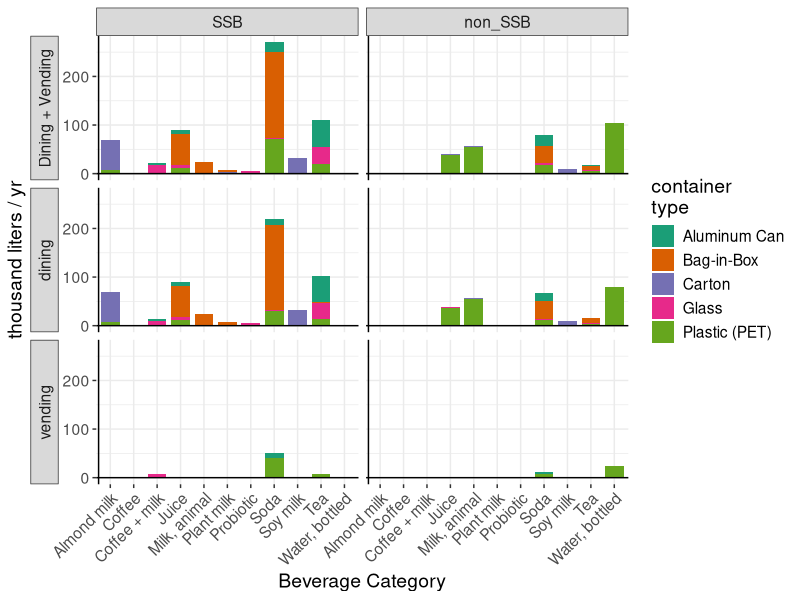
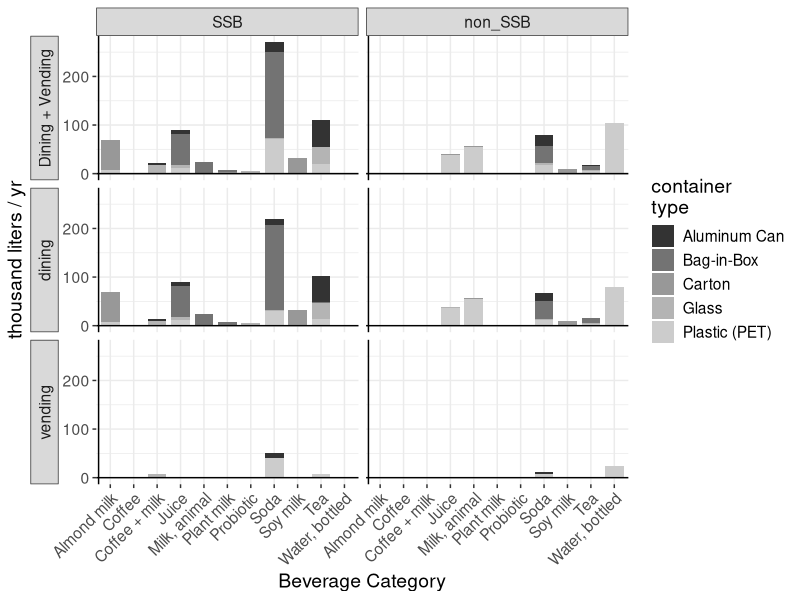
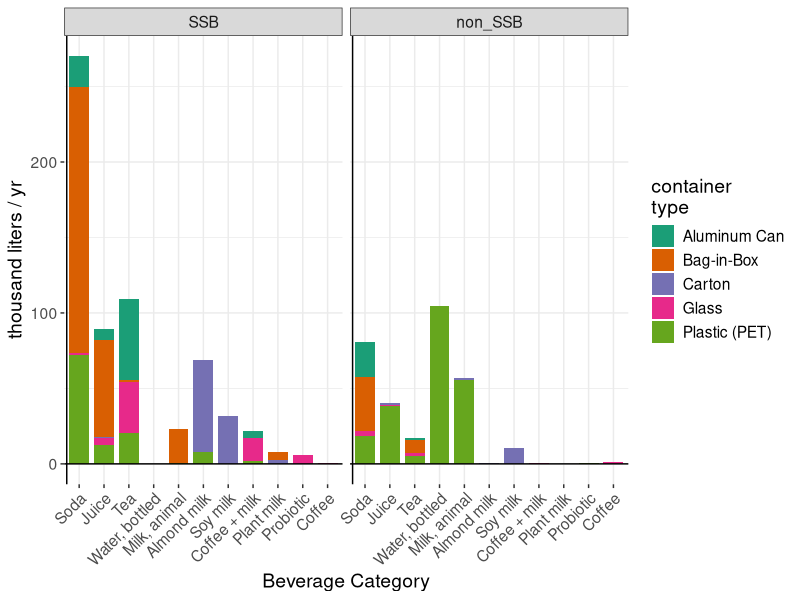
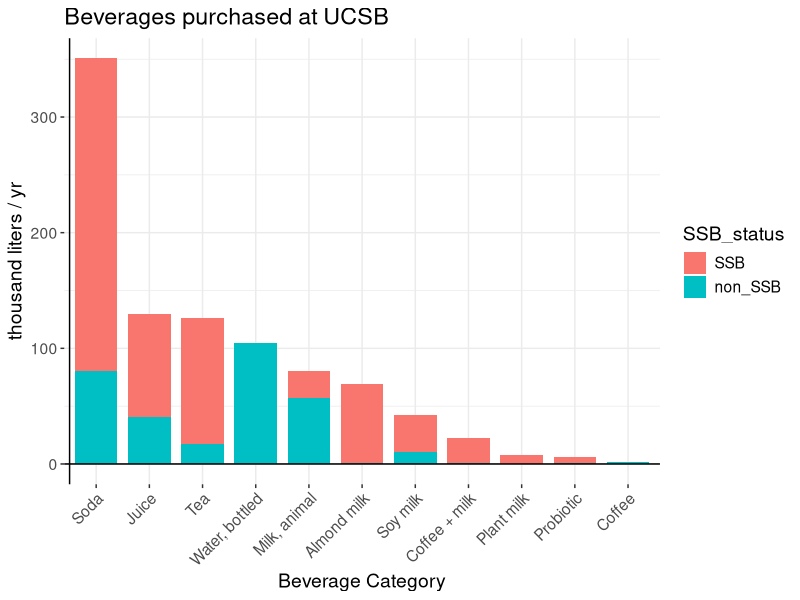
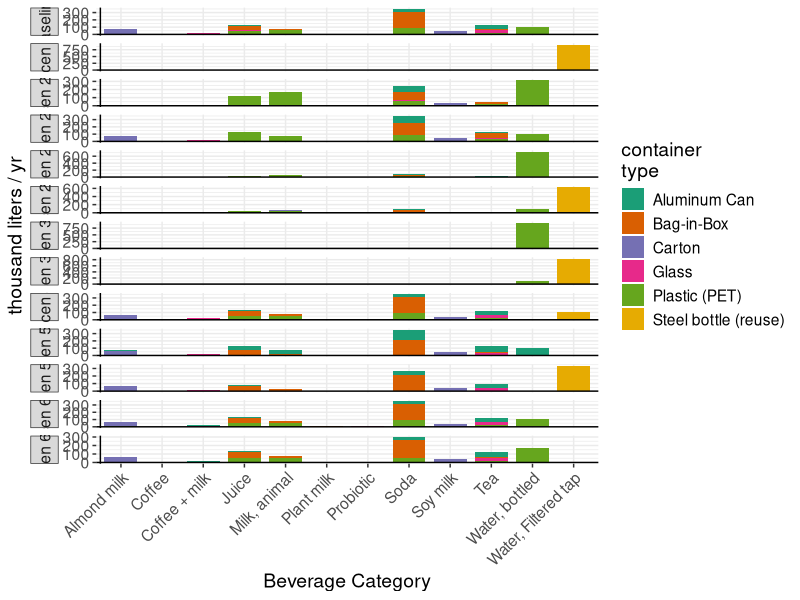
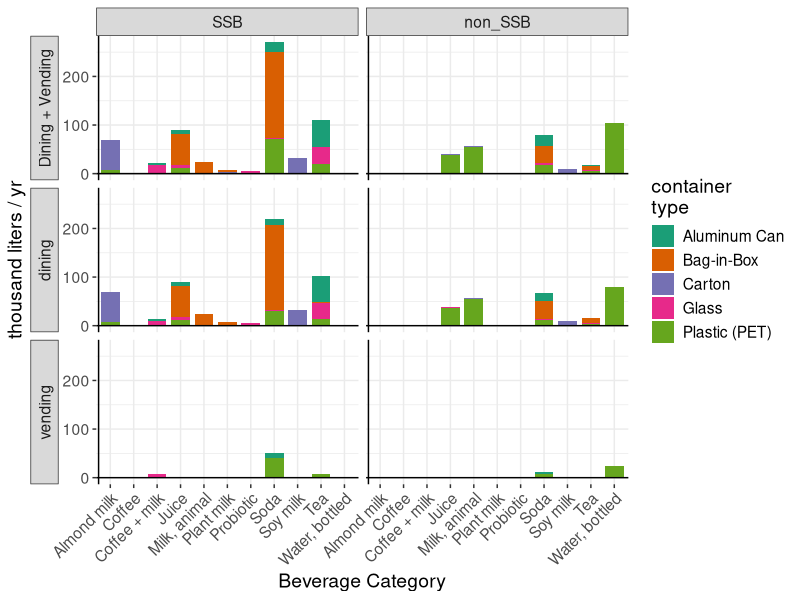
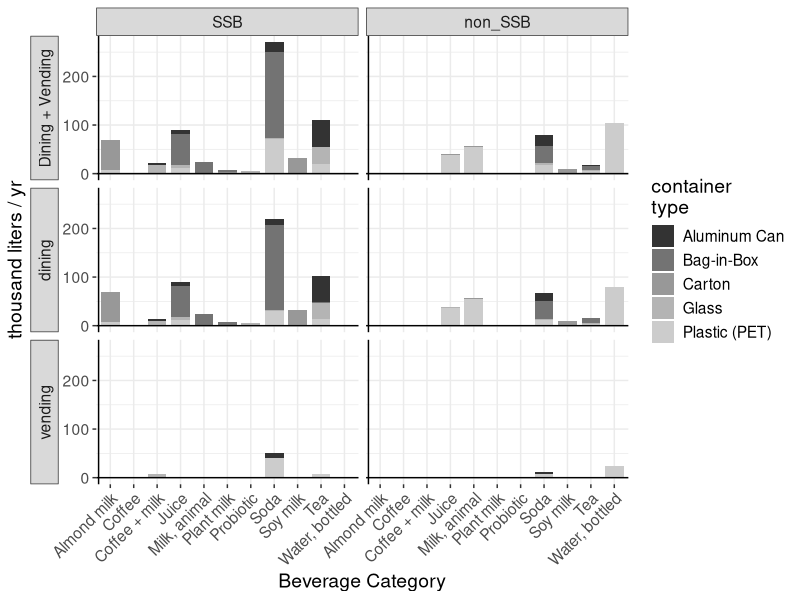
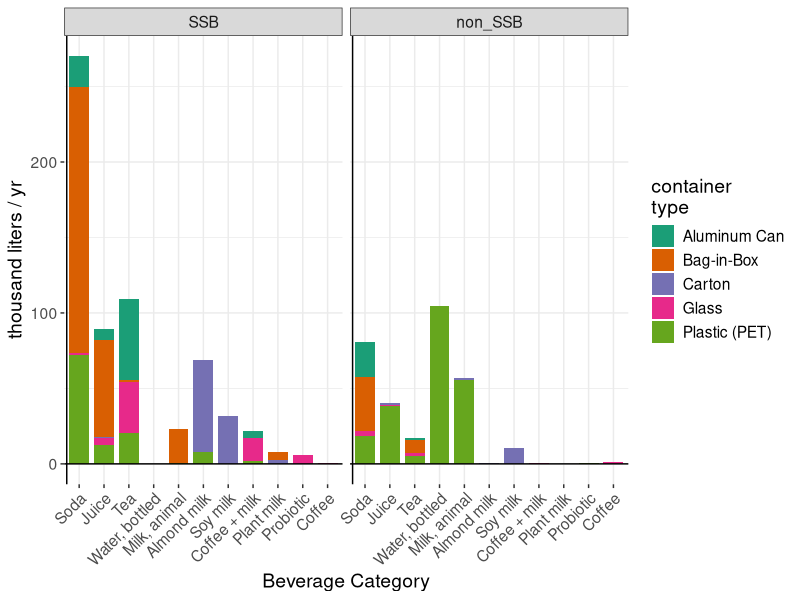

The R source for these figures, in order: (Note: this script raises an error after producing the figures.)
# Summarize, plot, and make tables for results and documentation we want to show
  # Flow (in liter) of beverages by scenario, beverage type, container type, and SSB status
  # This is where we rescale as necessary, and give nicer names

library(tidyverse)
#library(ggtext)


# Definitions ------------------------------------------------------

# Colors --
col_vir1 <- c("beverage" = "#21908C", "container" = "#440154")
col_bev <- c("#21908C")
col_cont <- c("#440154")


# Names -------------------------------------------------------------------------

# Human-friendly impact names to be used in ggplot.labeller
  #(should probably do something similar with 'the 'bev_type', 'scen', etc, but not right now)

# Names -------------------------------------------------------------------

bevNames_temp <- read_csv("./data/bevtype_list_name.csv")
#View(bevNames_temp)
bevNames <- bevNames_temp %>%
  mutate(bev_regex = bev_name) %>%
  #  mutate(bev_regex = str_replace(bev_regex, "+ ", "+~")) %>%
  mutate(bev_regex = str_replace(bev_regex, " ", "~")) %>%
  mutate(bev_regex = str_replace(bev_regex, ",", "*','*"))
#View(bevNames)
remove(bevNames_temp)

contNames <- read_csv("./data/conttype_list_name.csv")
#View(contNames)

impNames <- read_csv("./data/imptype_list_name.csv")
#View(impNames)

scenNames <- read_csv("./data/scen_list_name.csv")
#View(scenNames)

# BIG impacts (tonnes, M liter, kg)
 # Formatted in markdown, to use element_markdown
# impnames_hand <- c(
#   ghg = "Climate<br> t CO2eq (100yr) ",
#   h2o = "Blue Water Use<br>[ M liter (Blue) water ]",
#   plastic = "Plastic Pollution<br>[ kg plastic ]"
#)
#View(impnames_hand)

# Impacts per liter
# impname_l <- c(
#   ghg = "Climate<br>[ g CO2eq / liter ]",
#   h2o = "Blue Water Use<br>[ liter (Blue) water / liter ]",
#   plastic = "Plastic Pollution<br>[ g plastic / liter ]"
#)

# FIG 1 vol_dbsc_s0 ------------------------------------------------------

flow_s0_fig <- read_csv("./data/vol_scen0_dbsc_din+vend.csv") %>%
  mutate(distrib = factor(distrib, levels=c("Dining + Vending", "dining", "vending"))) %>%
  mutate(SSB_status = as_factor(SSB_status)) %>%
  mutate(SSB_status = fct_rev(SSB_status))
View(flow_s0_fig)


FIG1 <- flow_s0_fig %>%
  left_join(contNames) %>%
  left_join(bevNames) %>%
  ggplot() + theme_bw() +
  geom_col(aes(y = vol_kL, x = bev_name, fill = cont_name), width = 0.8) +
  facet_grid(rows = vars(distrib),
             cols = vars(SSB_status),
             switch = "y") +
  geom_hline(yintercept = 0) +
  geom_vline(xintercept = 0.5) +
  labs(
    x ="Beverage Category",
    y = "thousand liters / yr",
    fill = "container\ntype") +
  theme(
    text = element_text(size=14),
    axis.text.x = element_text(angle = 45, hjust = 1),
    #    legend.text = element_text(size = 16),
    #    axis.text.y = element_text(size = 16),
    panel.border = element_blank(),
    strip.placement = "outside") +
  scale_fill_brewer(palette = "Dark2")
FIG1
ggsave("./figs/FIG1_vol_scen0_dbsc.pdf", width=8.5, height=8.5, units="in")

## Make B&W version
FIG1 +
  scale_fill_grey()
ggsave("./figs/figsBW/FIG1bw_vol_scen0_dbsc.pdf", width=8.5, height=8.5, units="in")

remove(FIG1)


# vol_bsc_s0 --------------------------------------------

#Scale the Flow data for allscen (not including distrib)
flow_scl <- read_csv("./data/flow_bsc_allscen.csv") %>%
  mutate(vol_kL = vol/1000) %>%   #Resacle values
  select(!vol) %>%
  mutate(SSB_status = as_factor(SSB_status)) %>%
  mutate(SSB_status = fct_rev(SSB_status))
View(flow_scl)

# !!! Test that all scenarios have same volume
flow_scl %>%
  group_by(scen) %>%
  summarize(TOTAL = sum(vol_kL))

flow_bsc_scen0 <- flow_scl %>%
  filter(scen == "scen0") %>%
  group_by(bev_type, SSB_status, cont_type) %>%
  summarize(vol_kL = sum(vol_kL)) %>%
  ungroup() %>%
  filter(bev_type != "water_ucsb") %>%
  left_join(bevNames) %>%
  left_join(contNames) %>%
  mutate(bev_name = fct_reorder(bev_name, vol_kL, .fun = (sum), .desc =  TRUE))
#View(flow_0)

## By bev type, cont type, and SSB status
flow_bsc_scen0 %>%
  ggplot() + theme_bw() +
  geom_col(aes(y = vol_kL, x = bev_name, fill = cont_name), width = 0.8) +
  facet_wrap(vars(SSB_status)) +
  #             cols = vars(distrib),
  #             switch = "y") 
  geom_hline(yintercept = 0) +
  geom_vline(xintercept = 0.5) +
  labs(
    x ="Beverage Category",
    y = "thousand liters / yr",
    fill = "container\ntype") +
  theme(
    text = element_text(size=14),
    axis.text.x = element_text(angle = 45, hjust = 1),
    #    legend.text = element_text(size = 16),
    #    axis.text.y = element_text(size = 16),
    panel.border = element_blank(),
    strip.placement = "outside") +
  scale_fill_brewer(palette = "Dark2")

ggsave("./figs/vol_scen0_bsc.pdf", width=8.5, height=7, units="in")

remove(flow_bsc_scen0)

# vol_bs_s0 -------------------------------------------------------

flow_bs_s0 <- flow_scl %>%
  filter(scen == "scen0") %>%
  group_by(bev_type, SSB_status) %>%
  summarize(vol_kL = sum(vol_kL)) %>%
  ungroup() %>%
  filter(bev_type != "water_ucsb") %>%
  left_join(bevNames) %>%
  mutate(bev_name = fct_reorder(bev_name, vol_kL, .fun = (sum), .desc =  TRUE))

flow_bs_s0 %>%
  ggplot() + theme_bw() +
  geom_col(aes(y = vol_kL, x = bev_name, fill = SSB_status), width = 0.8) +
  geom_hline(yintercept = 0) +
  geom_vline(xintercept = 0.5) +
  labs(
    x ="Beverage Category",
    y = "thousand liters / yr",
    title = "Beverages purchased at UCSB") +
  theme(
    text = element_text(size=14),
    axis.text.x = element_text(angle = 45, hjust = 1),
    panel.border = element_blank(),
    strip.placement = "outside")

ggsave("./figs/vol_scen0_bs.pdf", width=7, height=4, units="in")
remove(flow_bs_s0)

# vol_bc_allscen ---------------------------------------------------------------

## Bevtype, container type, scenario

flow_bc_allscen <- flow_scl %>%
  group_by(scen, bev_type, cont_type) %>%
  summarize(vol_kL = sum(vol_kL)) %>%
  ungroup() %>%
  left_join(contNames) %>%
  left_join(bevNames) %>%
  left_join(scenNames)

FIGSI1 <- flow_bc_allscen %>% 
  ggplot() + 
  theme_bw() +
  geom_col(aes(y = vol_kL, x = bev_name, fill = cont_name),
           width = 0.8) +
  geom_hline(yintercept = 0) +
  geom_vline(xintercept = 0.5) +
  facet_grid(rows = vars(scen_name),
             scales = "free_y",
             switch = "y") +
  labs(
    x ="Beverage Category",
    y = "thousand liters / yr",
    fill = "container\ntype") +
  theme(
    text = element_text(size=14),
    axis.text.x = element_text(angle = 45, hjust = 1),
    panel.border = element_blank(),
    strip.placement = "outside") +
  scale_fill_brewer(palette = "Dark2")
FIGSI1  
ggsave("./figs/FIGSI1_vol_bc_allscen.pdf", width=9, height=11, units = "in")
remove(FIGSI1)
  
## Make tbl for reporting

#View(flow_bc_allscen) # Note the units = kilo liters / yr
flow_bc_allscen %>%
  select(c("scen_name", "vol_kL", "cont_name", "bev_name")) %>%
  pivot_wider(names_from = bev_name, values_from = vol_kL) %>%
  arrange(cont_name) %>%
  arrange(scen_name) %>%
  replace(is.na(.), 0) %>%
  write_csv("./data/data_tbls/TSI9_flow_kL_bc_allscen.csv")

remove(flow_bc_allscen)
    
# IMPACTS: format data -----------------------------------------------------------------

imp_temp <- read_csv("./data/data_gen/imp_bsc_allscen.csv") %>%
  rename(imp_type = impact_type)
#View(imp_temp)

## Rescale impact values
imp_scl <- imp_temp %>%
  mutate(
    value = case_when(
      imp_type == "ghg" ~ value / 10^6,
      imp_type == "h2o" ~ value / 10^6,
      imp_type == "plastic" ~ value / 10^3
    )) %>%
  mutate(item = recode(item, bev = "beverage", cont = "container"))
  
#View(imp_scl)
remove(imp_temp)

## Hack 1: give "SSB" versions of bottled water and ucsb water (filtered tap)
# To have names line up in facet figures

temp_s0 <- imp_scl %>%
  filter(scen == "scen0") %>%
  filter(bev_type != "water_ucsb")
#View(temp_s0)

h1 <- temp_s0 %>%
  filter(bev_type == "water_bottled")%>%
  mutate(SSB_status = "SSB") %>%
  mutate(value = 0)
#View(h1)

imp_temp <- temp_s0 %>%
  bind_rows(h1) %>%
  group_by(bev_type, SSB_status, item, imp_type) %>%
  summarize(value = sum(value)) %>%
  ungroup()
#View(imp_temp)

## Make sure column names are same as the "names" file (up next)
imp_s0 <- imp_temp %>%
  left_join(bevNames) %>%
  left_join(impNames)
View(imp_s0)

remove(h1)
remove(temp_s0)
remove(imp_temp)

# FIG 4 imp_ibs_s0 ----------------------------------------------------------

FIG4 <- imp_s0 %>%
  ggplot() + theme_bw() +
  geom_col(aes(y = value, x = SSB_status, fill = item),
           width = 0.8) +
  facet_grid(vars(imp_regex_abs),
             vars(bev_name),
             switch = "y",
             scales = "free",
#             labeller = label_parsed
             labeller = labeller(
               imp_regex_abs = label_parsed,
               bev_name = label_wrap_gen(11)
             )
  ) +
  geom_hline(yintercept = 0) +
  geom_vline(xintercept = 0.5) +
  xlab("") +
  ylab("") +
  theme(
    text = element_text(size = 16),
    axis.text.x = element_text(angle = 45, hjust = 1),
    legend.title=element_blank(),
    legend.text=element_text(size=18),
    panel.border = element_blank(),
    strip.placement = "outside",
    legend.position = c(0.93, 0.25),
    legend.key.size = unit(0.92, 'cm'),
    legend.box.background = element_rect(colour = "black")
    #    strip.text = element_markdown()
  ) +
  scale_fill_manual(values = col_vir1)
FIG4
ggsave("./figs/FIG4_imp_ibs_scen0.pdf", width=13, height=8, units="in")

## BW version
FIG4 +
  scale_fill_grey(
    start = 0.7,
    end = 0.4)
ggsave("./figs/figsBW/FIG4bw_imp_ibs_scen0.pdf", width=13, height=8, units="in")

## Data table for SUPP

#View(imp_s0)
imp_s0 %>%
  select(imp_type, SSB_status, item, bev_name, value) %>%
  pivot_wider(names_from = bev_name, values_from = value) %>%
  arrange(imp_type) %>%
  write_csv("./data/data_tbls/TSI10_imp_ibs_scen0.csv")


# imp_i_allscen -------------------------------------------------------
View(imp_scl)

imp_i_allscen <- imp_scl %>%
  group_by(scen, item, imp_type) %>%
  summarize(value = sum(value)) %>%
  ungroup() %>%
  left_join(scenNames) %>%
  relocate(scen_name) %>%
  select(-scen) %>%
  left_join(impNames)
View(imp_i_allscen)

FIG5 <- ggplot() + theme_bw() +
  geom_col(data = imp_i_allscen,
           aes(y = value, x = scen_name, fill = item),
           width = 0.8) +
  facet_grid(rows = vars(imp_regex_abs),
             switch = "y",
             scales = "free",
             labeller = labeller(
               imp_regex_abs = label_parsed
             )
  ) +
  geom_hline(yintercept = 0) +
  geom_vline(xintercept = 0.5) +
  xlab("") +
  ylab("") +
  theme(
    text = element_text(size = 16),
    axis.text.x = element_text(angle = 45, hjust = 1),
    panel.border = element_blank(),
    strip.placement = "outside",
    legend.title=element_blank(),
    legend.position = "top",
    legend.text=element_text(size=18),
    legend.key.size = unit(1, 'cm'),
    ) +
  scale_fill_manual(values = col_vir1)
FIG5
ggsave("./figs/FIG5_imp_i_allscen.pdf", width=10, height=10, units="in")

## BW version
FIG5 + 
  scale_fill_grey(
    start = 0.7,
    end = 0.35)
ggsave("./figs/figsBW/FIG5bw_imp_ibs_scen0.pdf", width=13, height=8, units="in")

## Make a data table for SUPP

imp_i_allscen %>%
  select(scen_name, imp_name, item, value) %>%
  pivot_wider(names_from = scen_name, values_from = value) %>%
  arrange(imp_name) %>%
  write_csv("./data/data_tbls/TSI11_imp_i_allscen_wide.csv")


# imp_is_allscen ----------------------------------------------

imp_is_allscen <- imp_scl %>%
  group_by(scen, item, SSB_status, imp_type) %>%
  summarize(value = sum(value)) %>%
  ungroup() %>%
  left_join(scenNames) %>%
  relocate(scen_name) %>%
  select(-scen) %>%
  left_join(impNames)
View(imp_is_allscen)

imp_is_allscen %>% ggplot() +
  theme_bw() +
  geom_col(aes(y = value, x = SSB_status, fill = item),
           width = 0.8) +
  facet_grid(vars(imp_regex_abs),
             vars(scen_name),
             switch = "y",
             scales = "free",
             labeller = labeller(
               imp_regex_abs = label_parsed
             )
  ) +
  geom_hline(yintercept = 0) +
  geom_vline(xintercept = 0.5) +
  xlab("") +
  ylab("") +
  theme(
    axis.text.x = element_text(angle = 45, hjust = 1),
    panel.border = element_blank(),
    strip.placement = "outside",
    text = element_text(size=14),
    legend.title=element_blank()
    ) +
  scale_fill_manual(values = col_vir1)

ggsave("./figs/imp_is_allscen.pdf", width=13, height=8, units="in")


# Impact tables for reporting ---------------------------------------------

summ_imp_wide <- imp_scl %>%
  pivot_wider(names_from = imp_type, values_from = value) %>%
  replace(is.na(.), 0)
View(summ_imp_wide)
write_csv(summ_imp_wide, "./data/data_tbls/imp_bsc_allscen_wide.csv")

#df_imp_scen_bev %>% pivot_wider(names_from = scen, values_from = value))
#Totals by scenario

View(imp_i_allscen)
imp_i_allscen %>%
  group_by(scen_name, imp_name) %>%
  summarize(value = sum(value)) %>%
  ungroup() %>%
  pivot_wider(names_from = imp_name, values_from = value) %>%
  write_csv("./data/data_tbls/imp_allscen.csv")

imp_s0 %>%
  group_by(imp_name, item) %>%
  summarize(value = sum(value)) %>%
  pivot_wider(names_from = item, values_from = value) %>%
  replace_na(list(beverage = 0)) %>%
  write_csv("./data/data_tbls/imp_scen0_summ.csv")

 tbl_imp_scen0 <- imp_s0 %>%
  group_by(imp_name, item) %>%
  summarize(value = sum(value)) %>%
  pivot_wider(names_from = item, values_from = value) %>%
  replace_na(list(beverage = 0)) %>%
  write_csv("./data/data_tbls/result_overview.csv")

#View(tbl_imp_scen0)

# Per liter container impacts -------------------------------------------------

#View(contNames)

c1 <- read_csv("./data/cont_imp_l.csv") %>%
  left_join(contNames) %>%
  select(!cont_name_2) %>%
  select(!cont_type) %>%
  pivot_longer(!cont_name, names_to = "imp_type", values_to = "val") %>%
  left_join(impNames)
View(c1)
View(impNames)

FIG3 <- c1 %>%
  ggplot() + theme_bw() +
  geom_col(aes(y = val, x = cont_name), width = 0.8, fill = col_cont) +
  facet_grid(rows = vars(imp_regex_perL),
             switch = "y",
             scales = "free",
             labeller = labeller(
               imp_regex_perL = label_parsed
             )) +
  geom_hline(yintercept = 0) +
  geom_vline(xintercept = 0.4) +
  labs(
    x ="Container Category",
    y = "Impacts per liter of container (no beverage)") +
  theme(
    text = element_text(size=14),
    axis.text.x = element_text(angle = 45, hjust = 1),
    #    legend.text = element_text(size = 16),
    #    axis.text.y = element_text(size = 16),
    panel.border = element_blank(),
    strip.placement = "outside")
FIG3
ggsave("./figs/FIG3_cont_imp_liter.pdf", width=4, height=8, units="in")


## B&W version


c1 %>%
  ggplot() + theme_bw() +
  geom_col(aes(y = val, x = cont_name), width = 0.8) +
  facet_grid(rows = vars(imp_regex_perL),
             switch = "y",
             scales = "free",
             labeller = labeller(
               imp_regex_perL = label_parsed
             )) +
  geom_hline(yintercept = 0) +
  geom_vline(xintercept = 0.4) +
  labs(
    x ="Container Category",
    y = "Impacts per liter of container (no beverage)") +
  theme(
    text = element_text(size=14),
    axis.text.x = element_text(angle = 45, hjust = 1),
    #    legend.text = element_text(size = 16),
    #    axis.text.y = element_text(size = 16),
    panel.border = element_blank(),
    strip.placement = "outside")
ggsave("./figs/figsBW/FIG3bw_cont_imp_liter.pdf", width=4, height=8, units="in")


# Per liter beverage impacts ----------------------------------------------
  
View(bevNames)

temp1 <- read_csv("./data/bev_imp_l.csv")
View(temp1)
b1 <- temp1 %>%
  filter(bev_type != "water_tap") %>%
  left_join(bevNames) %>%
  select(-c("bev_type", "bev_regex")) %>%
  pivot_longer(!c("bev_name", "SSB_status"), names_to = "imp_type", values_to = "val") %>%
  drop_na() %>%
  left_join(impNames)
View(b1)
remove(temp1)


## The previous way to get good impact names
# b1$imp_type <- impname_l[
#   match(b1$imp_type, names(impname_l)) ]
#View(b1)
  
FIG2 <- b1 %>% ggplot() +
  theme_bw() +
    geom_col(aes(y = val, x = bev_name), width = 0.8, fill = col_bev) +
    facet_grid(rows = vars(imp_regex_perL),
               cols = vars(SSB_status),
               switch = "y",
               scales = "free",
               labeller = labeller(
                 imp_regex_perL = label_parsed
               )) +
    geom_hline(yintercept = 0) +
    geom_vline(xintercept = 0.41) +
    labs(
      x ="Beverage Category",
      y = "Impacts per liter of beverage (no container)") +
    theme(
      text = element_text(size=14),
      axis.text.x = element_text(angle = 45, hjust = 1),
      strip.placement = "outside",
      #    legend.text = element_text(size = 16),
      #    axis.text.y = element_text(size = 16),
      panel.border = element_blank() ) +
  scale_y_continuous(labels=function(x) format(x, big.mark = ",", scientific=FALSE))
FIG2
ggsave("./figs/FIG2_bev_imp_liter.pdf", width=8, height=8, units="in")

## Make BW version
b1 %>% ggplot() +
  theme_bw() +
  geom_col(aes(y = val, x = bev_name), width = 0.8) +
  facet_grid(rows = vars(imp_regex_perL),
             cols = vars(SSB_status),
             switch = "y",
             scales = "free",
             labeller = labeller(
               imp_regex_perL = label_parsed
             )) +
  geom_hline(yintercept = 0) +
  geom_vline(xintercept = 0.41) +
  labs(
    x ="Beverage Category",
    y = "Impacts per liter of beverage (no container)") +
  theme(
    text = element_text(size=14),
    axis.text.x = element_text(angle = 45, hjust = 1),
    strip.placement = "outside",
    #    legend.text = element_text(size = 16),
    #    axis.text.y = element_text(size = 16),
    panel.border = element_blank() ) +
  scale_y_continuous(labels=function(x) format(x, big.mark = ",", scientific=FALSE))
ggsave("./figs/figsBW/FIG2bw_bev_imp_liter.pdf", width=8, height=8, units="in")
